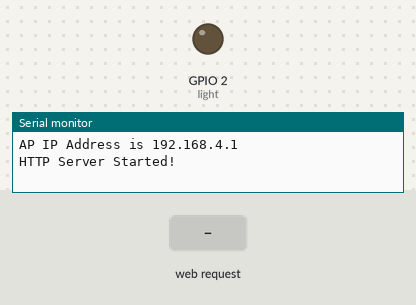
Bench run of a sketch on a simulated ESP32. Parts: output pins drawn as LEDs (lit = HIGH), the last lines printed to the serial monitor. The test bench sets the inputs (shaded band).

Above: at 1.3 s.
1.4 s: HTTP request GET /lightState?light=on received
At 2.1 s:
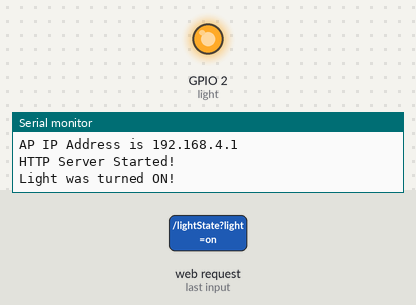
2.9 s: HTTP request GET /lightState?light=off received
At 3.2 s:
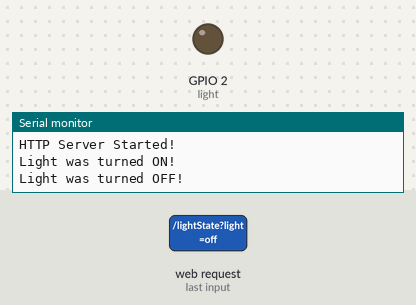
Timing chart, 0 to 5.9 s (numbered marks = the images above; inputs shaded):
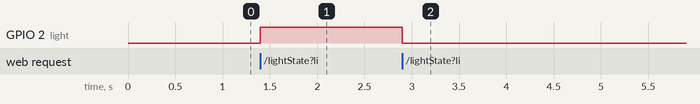

The sketch:

light_example_esp32.ino
```cpp
#include <WiFi.h>
#include <WebServer.h>

const char* ssid = "ESP32";
const char* password = "12345678";

WebServer server(80);

const int light = 2;

void powerLight() {
  if (server.hasArg("light")) {
    String lightState = server.arg("light");

    if (lightState == "on") {
      digitalWrite(light, HIGH);
      server.send(200, "text/plain", "Light was turned ON!");
      Serial.println("Light was turned ON!");
    } else if (lightState == "off") {
      digitalWrite(light, LOW);
      server.send(200, "text/plain", "Light was turned OFF!");
      Serial.println("Light was turned OFF!");
    }
  } else {
    server.send(400, "text/plain", "Something wrong happend :(");
  }
}

void setup() {
  Serial.begin(115200);
  delay(100);

  pinMode(light, OUTPUT);

  WiFi.softAP(ssid, password);
  IPAddress IP = WiFi.softAPIP();
  Serial.print("AP IP Address is ");
  Serial.println(IP);

  server.on("/lightState", HTTP_GET, powerLight);
  server.begin();
  Serial.println("HTTP Server Started!");
}

void loop() {
  server.handleClient();
}
```

Measured:
- after the input at 1.4 s, GPIO 2 (light): LOW → HIGH at once
- after the input at 2.9 s, GPIO 2 (light): HIGH → LOW at once
